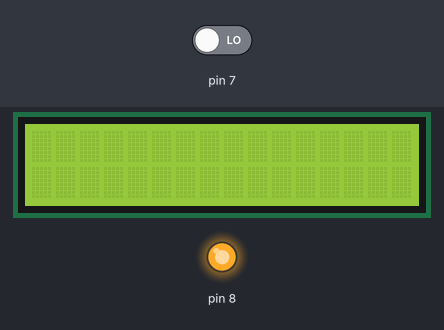
Bench run of a sketch on a simulated Arduino Uno, built with avr-gcc and run on an emulated ATmega328P. On the bench: 16×2 character LCD, output pins drawn as LEDs (lit = HIGH). Inputs (shaded band) come from the test bench; at power-on: pin 7 LOW.

Above: at 0.1 s.
Timing chart, 0 to 3.1 s (numbered marks = the images above):
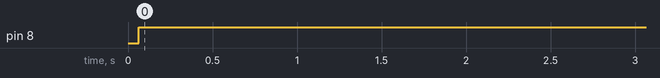

Measured:
- by itself, pin 8: LOW → HIGH at 0.06 s

The sketch:

ULTRASONIC_WITH_LCD.ino
```cpp
#include <Wire.h>
#include <LiquidCrystal_I2C.h>

long duration;
long distance;

// Set the LCD address to 0x27 for a 16 chars and 2 line display
// SDA - A4
// SCL - A5

LiquidCrystal_I2C lcd(0x27, 16, 2);
void setup()
{
  lcd.begin();
  lcd.backlight();
  pinMode(7,INPUT);
 pinMode(8,OUTPUT);
// lcd.setCursor(0,0);
 //lcd.print("distance :");
}

void loop()
{
   digitalWrite(8,LOW);
  delayMicroseconds(2);
  digitalWrite(8,HIGH);
  delayMicroseconds(10);

  duration = pulseIn(7,HIGH);

  distance = duration/58.2;

  //Serial.println(distance);

  delay(50);
   lcd.setCursor(0,0);
   lcd.print((String)"distance :" + distance);
  // lcd.scrollDisplayLeft();
  // lcd.setCursor(0,1);
 //  lcd.print(distance);
   delay(300);
   lcd.clear();

  // lcd.setCursor(0,2);
 //  lcd.print("hello!");
  // Do nothing here...
}
```
